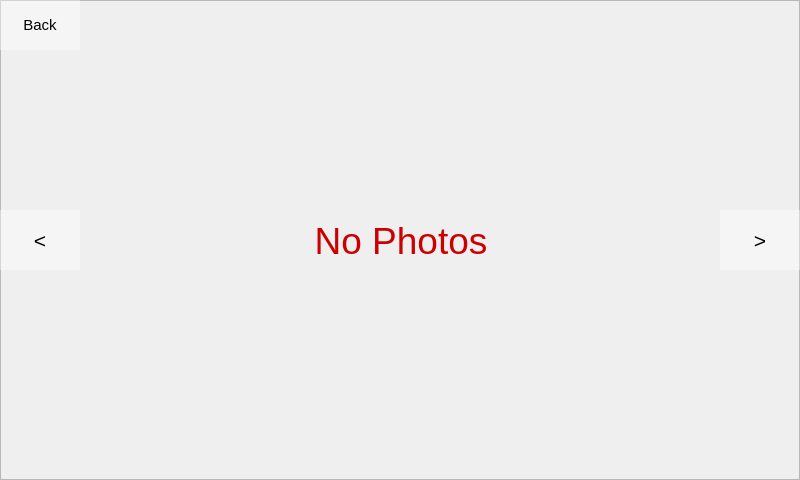
<?xml version="1.0" encoding="UTF-8"?>
<ui version="4.0">
 <class>showphoto</class>
 <widget class="QMainWindow" name="showphoto">
  <property name="geometry">
   <rect>
    <x>0</x>
    <y>0</y>
    <width>800</width>
    <height>480</height>
   </rect>
  </property>
  <property name="windowTitle">
   <string>MainWindow</string>
  </property>
  <widget class="QWidget" name="centralwidget">
   <widget class="QPushButton" name="showphoto_next">
    <property name="geometry">
     <rect>
      <x>720</x>
      <y>210</y>
      <width>80</width>
      <height>60</height>
     </rect>
    </property>
    <property name="font">
     <font>
      <pointsize>16</pointsize>
     </font>
    </property>
    <property name="focusPolicy">
     <enum>Qt::NoFocus</enum>
    </property>
    <property name="styleSheet">
     <string notr="true">background-color: rgba(255, 255, 255, 100); border: none;</string>
    </property>
    <property name="text">
     <string>&gt;</string>
    </property>
   </widget>
   <widget class="QPushButton" name="showphoto_back">
    <property name="geometry">
     <rect>
      <x>0</x>
      <y>0</y>
      <width>80</width>
      <height>50</height>
     </rect>
    </property>
    <property name="font">
     <font>
      <pointsize>11</pointsize>
     </font>
    </property>
    <property name="focusPolicy">
     <enum>Qt::NoFocus</enum>
    </property>
    <property name="styleSheet">
     <string notr="true">background-color: rgba(255, 255, 255, 100); border: none;</string>
    </property>
    <property name="text">
     <string>Back</string>
    </property>
   </widget>
   <widget class="QPushButton" name="showphoto_front">
    <property name="geometry">
     <rect>
      <x>0</x>
      <y>210</y>
      <width>80</width>
      <height>60</height>
     </rect>
    </property>
    <property name="font">
     <font>
      <pointsize>16</pointsize>
     </font>
    </property>
    <property name="focusPolicy">
     <enum>Qt::NoFocus</enum>
    </property>
    <property name="styleSheet">
     <string notr="true">background-color: rgba(255, 255, 255, 100); border: none;</string>
    </property>
    <property name="text">
     <string>&lt;</string>
    </property>
   </widget>
   <widget class="QScrollArea" name="scrollArea">
    <property name="geometry">
     <rect>
      <x>0</x>
      <y>0</y>
      <width>800</width>
      <height>480</height>
     </rect>
    </property>
    <property name="widgetResizable">
     <bool>true</bool>
    </property>
    <widget class="QWidget" name="scrollAreaWidgetContents">
     <property name="geometry">
      <rect>
       <x>0</x>
       <y>0</y>
       <width>798</width>
       <height>478</height>
      </rect>
     </property>
     <widget class="QLabel" name="label">
      <property name="geometry">
       <rect>
        <x>0</x>
        <y>0</y>
        <width>800</width>
        <height>480</height>
       </rect>
      </property>
      <property name="font">
       <font>
        <pointsize>28</pointsize>
       </font>
      </property>
      <property name="styleSheet">
       <string notr="true">color: rgb(204, 0, 0);</string>
      </property>
      <property name="text">
       <string>No Photos</string>
      </property>
      <property name="alignment">
       <set>Qt::AlignCenter</set>
      </property>
     </widget>
    </widget>
   </widget>
   <zorder>scrollArea</zorder>
   <zorder>showphoto_front</zorder>
   <zorder>showphoto_next</zorder>
   <zorder>showphoto_back</zorder>
  </widget>
 </widget>
 <resources/>
 <connections/>
</ui>
